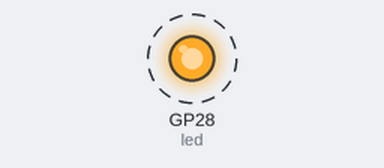
Bench run of a program on a simulated Raspberry Pi Pico running MicroPython. Shown: output pins drawn as LEDs (lit = HIGH). Dashed ring = blinking.

Above: at 0.5 s.
Timing chart, 0 to 4.6 s (numbered marks = the images above):
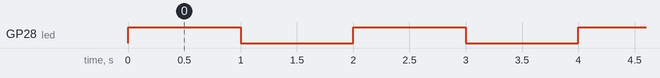

Measured:
- by itself, GP28 (led): alternates HIGH for 1.0 s and LOW for 1.0 s

The program:

LED_test.py
```python
# Ex02-Pico_LED_blink.py，點亮熄滅GPIO 28的LED
from machine import Pin   # 從machine模組匯入Pin類別
import time               # 匯入time模組

led = Pin(28, Pin.OUT)   # 設定LED為 Pico的 GPIO_28 腳位為輸出

while True:
    led.on()             # 點亮LED
    time.sleep(1)        # 暫停 1秒
    led.off()            # 熄滅LED
    time.sleep(1)        # 暫停 1秒
```
